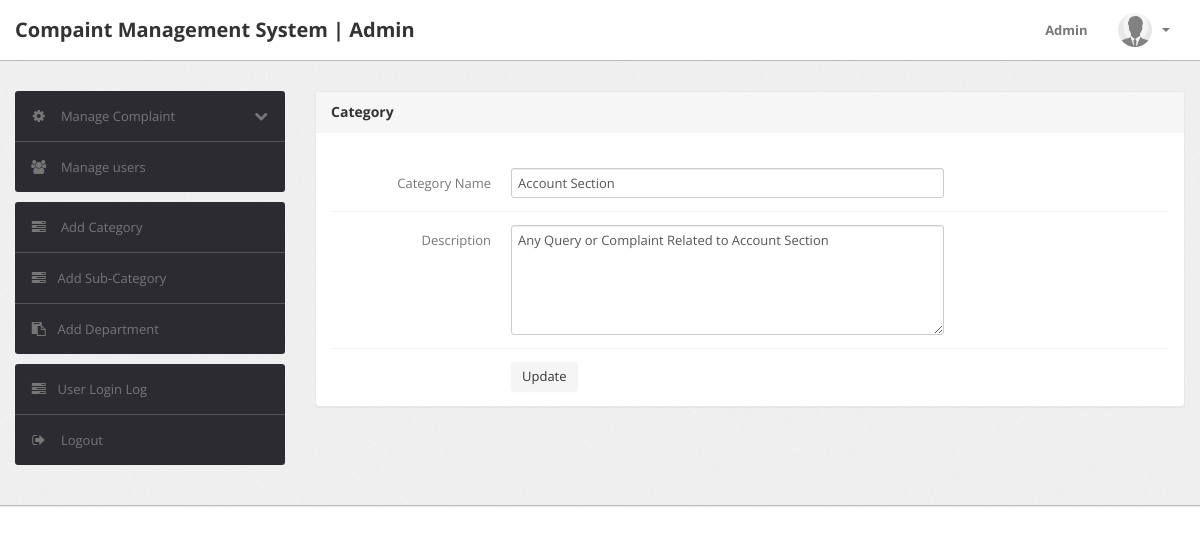
The app's page /edit-category.php?id=1 (signed in) with its own data.
### tables this page shows
CREATE TABLE `category` (
  `id` int(11) NOT NULL,
  `categoryName` varchar(255) DEFAULT NULL,
  `categoryDescription` longtext DEFAULT NULL,
  `creationDate` timestamp NULL DEFAULT current_timestamp(),
  `updationDate` timestamp NULL DEFAULT NULL ON UPDATE current_timestamp()
);

### edit-category.php (the view, shortened to what this page needs)
<?php
include('include/config.php');
if(strlen($_SESSION['alogin'])==0)
{
	header('location:index.php');
}
else
{
?>
<!DOCTYPE html>
<html lang="en">
	<head>
		<link type="text/css" href="bootstrap/css/bootstrap.min.css" rel="stylesheet">
		<link type="text/css" href="bootstrap/css/bootstrap-responsive.min.css" rel="stylesheet">
		<link type="text/css" href="css/theme.css" rel="stylesheet">
		<link type="text/css" href="images/icons/css/font-awesome.css" rel="stylesheet">
	</head>
	<body>
		<?php include('include/header.php');?>
		<div class="wrapper">
			<div class="container">
				<div class="row">
					<?php include('include/sidebar.php');?>
					<div class="span9">
						<div class="content">
							<div class="module">
								<div class="module-head">
									<h3>Category</h3>
								</div>
								<div class="module-body">
									<br>
									<form class="form-horizontal row-fluid" name="Category" method="post" >
										<?php
										$id=intval($_GET['id']);
										$query=mysqli_query($con,"select * from category where id='$id'");
										while($row=mysqli_fetch_array($query))
										{?>
											<div class="control-group">
												<label class="control-label" for="basicinput">Category Name</label>
												<div class="controls">
													<input type="text" placeholder="Enter category Name"  name="category" value="<?php echo  htmlentities($row['categoryName']);?>" class="span8 tip" required>
												</div>
											</div>
											<div class="control-group">
												<label class="control-label" for="basicinput">Description</label>
												<div class="controls">
													<textarea class="span8" name="description" rows="5"><?php echo  htmlentities($row['categoryDescription']);?></textarea>
												</div>
											</div>
										<?php } ?>
										<div class="control-group">
											<div class="controls">
												<button type="submit" name="submit" class="btn">Update</button>
											</div>
										</div>
									</form>
								</div>
							</div>
						</div>
					</div>
				</div>
			</div>
		</div>
	</body>
</html>
<?php } ?>

### css/theme.css (style rules this page uses)
body { font-size: 13px; font-family: 'Open Sans', Arial, sans-serif; background: #fff; color: #777 }
h1, h2, h3, h4, h5, h6 { color: #333; margin-top: 0 }
h3 { font-size: 20px }
.wrapper { background: url(../images/bg.png) #eee; border-bottom: 1px solid #bbb; -webkit-box-shadow: 0 1px 2px rgba(0,0,0,0.1); -moz-box-shadow: 0 1px 2px rgba(0,0,0,0.1); box-shadow: 0 1px 2px rgba(0,0,0,0.1); padding: 30px 0 }
form { margin: 0 }
select, textarea, input[type="text"], input[type="password"], input[type="datetime"], input[type="datetime-local"], input[type="date"], input[type="month"], input[type="time"], input[type="week"], input[type="number"], input[type="email"], input[type="url"], input[type="search"], input[type="tel"], input[type="color"], .uneditable-input, label, input, button, select, textarea { -webkit-border-radius: 3px; -moz-border-radius: 3px; border-radius: 3px; font-size: 13px; font-family: 'Open Sans', Tahoma, Arial, sans-serif }
.module { background: #fff; -webkit-border-radius: 3px; -moz-border-radius: 3px; border-radius: 3px; border: 1px solid #ccc; border-bottom-color: #bbb; -webkit-box-shadow: 0 0 1px rgba(0,0,0,0.2); -moz-box-shadow: 0 0 1px rgba(0,0,0,0.2); box-shadow: 0 0 1px rgba(0,0,0,0.2); margin-bottom: 30px }
.form-horizontal .control-group, .form-vertical .control-group { margin-bottom: 0 }
.form-horizontal .control-group+.control-group, .form-vertical .control-group+.control-group { margin-top: 13px; padding-top: 13px; border-top: 1px solid #f5f5f5 }
.btn, .btn-box { -webkit-border-radius: 3px; -moz-border-radius: 3px; border-radius: 3px }
.btn { font-size: 13px; font-weight: 600 }
.btn { display: inline-block; margin-bottom: 0; font-weight: 400; text-align: center; vertical-align: middle; cursor: pointer; background-image: none; border: 1px solid transparent; white-space: nowrap; padding: 4px 10px; font-size: 13px; line-height: 1.42857; border-radius: 4px; -webkit-user-select: none; -moz-user-select: none; -ms-user-select: none; user-select: none }
.module { box-shadow: 0 0 3px rgba(0,0,0,.1); border-color: #e9e9e9; margin-bottom: 20px; background-color: #fff; border-radius: 4px; -webkit-box-shadow: 0 1px 1px rgba(0,0,0,.05); box-shadow: 0 1px 1px rgba(0,0,0,.05); }
.module-head { color: #767676; background-color: #f6f6f6; border-color: #e9e9e9; padding: 10px 15px; border-bottom: 1px solid transparent; border-top-right-radius: 3px; border-top-left-radius: 3px; }
.module-head h3 { font-size: 14px; line-height: 20px; height: 20px; margin: 0 }
.module-body { padding: 15px }

### records on screen
category: category "Account Section", description "Any Query or Complaint Related to Account Section"
